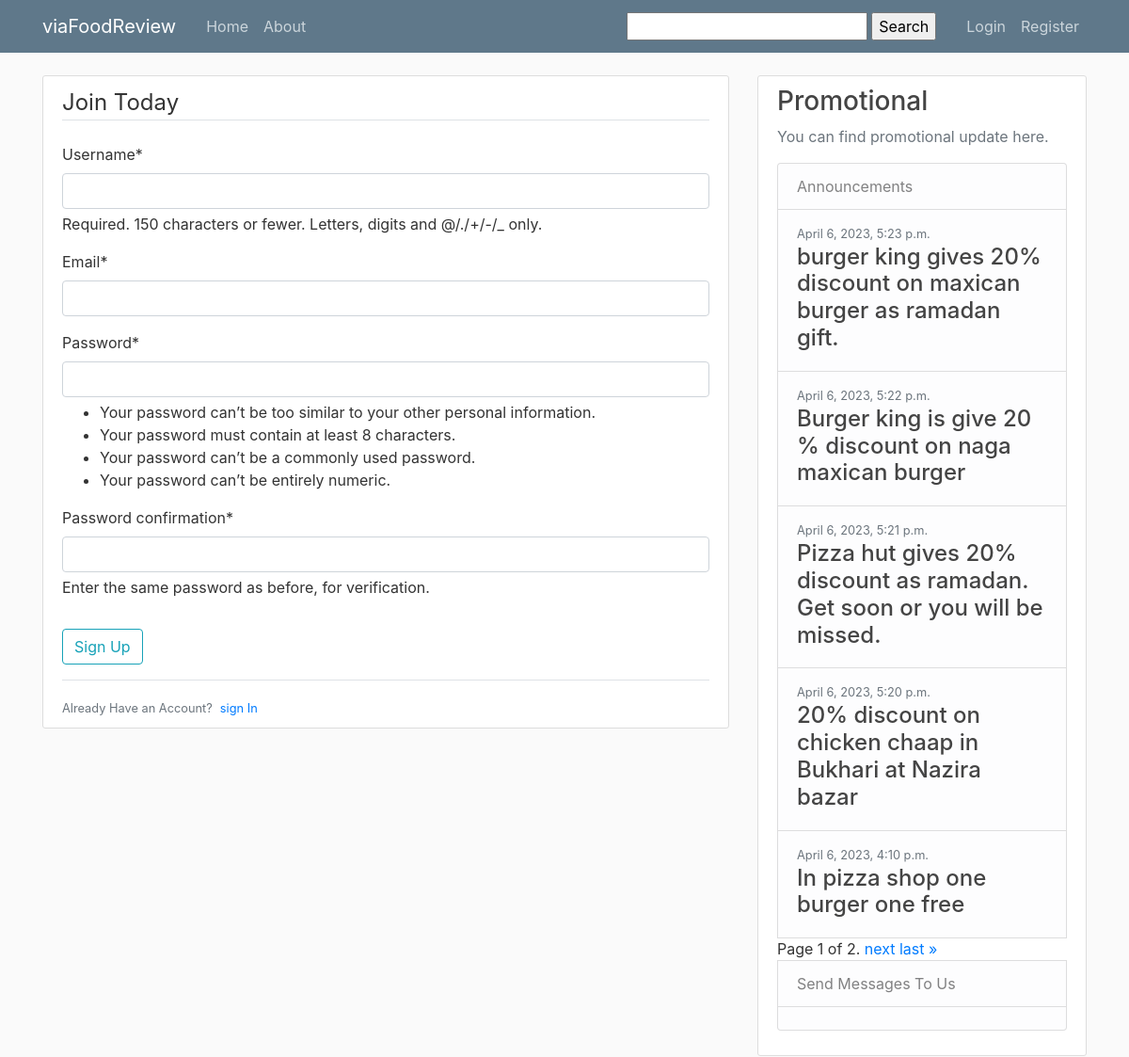
Screenshot of /register/ with the database file from the repository.
### announcement/models.py (models this page shows, shortened)
class Announcement(models.Model):
    post_announce = models.TextField()
    date_posted = models.DateTimeField(default=timezone.now)
    author = models.ForeignKey(User,on_delete=models.CASCADE)
    class Meta:
        ordering = ['-date_posted']

### users/views.py (the view)
# urls.py: path('register/',user_views.register,name='register'),
def register(request):
    if request.method == 'POST':
        form = UserRegisterForm(request.POST)
        if form.is_valid():
            form.save()
            username = form.cleaned_data.get('username')
            messages.success(request, f'Your account has been created with username:  {username} Now you ar ready to login')
            return redirect('login')
    else:
        form = UserRegisterForm()
    return render(request, 'users/register.html',{'form':form})

### users/forms.py
class UserRegisterForm(UserCreationForm):
    email = forms.EmailField()
    class Meta:
        model = User
        fields = ['username', 'email','password1','password2']

### announcement/context_processors.py (called while the page is built)
def message_processor(request):
    announcement = Announcement.objects.all()
    paginator = Paginator(announcement, 5)
    page_number = request.GET.get('page')
    page_obj = paginator.get_page(page_number)
    return {
        'announcement' : page_obj
    }

### usermessage/context_processors.py (called while the page is built)
def message_processor(request):
    if request.method == 'POST':
        message.success(request,f'Your message has sent. We will verify it.Thanks')
    return {
    }

### users/templates/users/register.html (shortened to what this page needs)
{% extends "blog/base.html"%}
{% load crispy_forms_tags %}
{% block content%}
    <div class="content-section">
        <form method="POST">
            <fieldset class="form-group">
                <legend class="border-bottom mb-4">Join Today</legend>
                {{form | crispy}}
            </fieldset>
            <div class="form-group">
                <button class="btn btn-outline-info" type="submit">Sign Up</button>
            </div>
        </form>
        <div class="border-top pt-3">
            <small class="text-muted">
                Already Have an Account?<a class="ml-2" href="{% url 'login'%}">sign In</a>
            </small>
        </div>
    </div>
{% endblock content %}

### blog/templates/blog/base.html (shortened to what this page needs)
{% load static %}
<!DOCTYPE html>
<html lang="en">
<head>
    <link rel="stylesheet" href="https://cdn.jsdelivr.net/npm/bootstrap@4.0.0/dist/css/bootstrap.min.css">
    <link rel="stylesheet" type="text/css" href="{% static 'blog/main.css'%}">
</head>
<body >
    <header class="site-header">
        <nav class="navbar navbar-expand-md navbar-dark bg-steel fixed-top">
          <div class="container">
            <a class="navbar-brand mr-4" href="{% url 'blog-home' %}">viaFoodReview</a>
            <div class="collapse navbar-collapse" id="navbarToggle">
              <div class="navbar-nav mr-auto">
                <a class="nav-item nav-link" href="{% url 'blog-home' %}">Home</a>
                <a class="nav-item nav-link" href="{% url 'blog-about' %}">About</a>
              </div>
              <div>
                <form method='GET' class="mr-4" >
                  <input type='text' name='q' value='{{ request.GET.q }}'>
                  <input class="button" type='submit' value="Search">
                </form>
              </div>
              <div class="navbar-nav">
                {% if user.is_authenticated %}
                    <a class="nav-item nav-link" href="{% url 'post-create' %}">Create</a>
                    <a class="nav-item nav-link" href="{% url 'profile' %}">Profile</a>
                    <a class="nav-item nav-link" href="{% url 'logout' %}">Logout</a>
                {% else %}
                    <a class="nav-item nav-link" href="{% url 'login' %}">Login</a>
                    <a class="nav-item nav-link" href="{% url 'register' %}">Register</a>
                {% endif %}
              </div>
            </div>
          </div>
        </nav>
      </header>
      <main role="main" class="container">
        <div class="row">
          <div class="col-md-8">
            {%block content%} {% endblock content %}
          </div>
          {% if announcement%}
          <div class="col-md-4" style="display: inline-block;">
            <div class="content-section">
              <h3>Promotional</h3>
              <p class='text-muted'>You can find promotional update here.
                <ul class="list-group">
                  <li class="list-group-item list-group-item-light">Announcements</li>
                  {% for message in announcement %}
                  <li class="list-group-item list-group-item-light">
                    <div>
                      <small class="text-muted">{{ message.date_posted }}</small>
                    </div>
                    <h4 class="article-content">{{message.post_announce}}</h4>
                  </li>
                  {% endfor %}
                  <div class="pagination">
                    <span class="step-links">
                        <span class="current">
                            Page {{ announcement.number }} of {{ announcement.paginator.num_pages }}.
                        </span>
                        {% if announcement.has_next %}
                            <a href="?page={{ announcement.next_page_number }}">next</a>
                            <a href="?page={{ announcement.paginator.num_pages }}">last &raquo;</a>
                        {% endif %}
                    </span>
                </div>
                {%endif%}
                  <li class="list-group-item list-group-item-light">Send Messages To Us</li>
                  <li class="list-group-item list-group-item-light">
                  </li>
                </ul>
              </p>
            </div>
          </div>
        </div>
      </main>
</body>
</html>

### blog/static/blog/main.css (style rules this page uses)
body { background: #fafafa; color: #333333; margin-top: 5rem; }
h1, h2, h3, h4, h5, h6 { color: #444444; }
ul { margin: 0; }
.bg-steel { background-color: #5f788a; }
.site-header .navbar-nav .nav-link { color: #cbd5db; }
.content-section { background: #ffffff; padding: 10px 20px; border: 1px solid #dddddd; border-radius: 3px; margin-bottom: 20px; }
.article-content { white-space: pre-line; }
.row { display: flex; }

### rows the page displays
Announcement: date_posted "April 6, 2023, 5:23 p.m.", post_announce "burger king gives 20% discount on maxican burger as ramadan gift."
Announcement: date_posted "April 6, 2023, 5:22 p.m.", post_announce "Burger king is give 20 % discount on naga maxican burger"
Announcement: date_posted "April 6, 2023, 5:21 p.m.", post_announce "Pizza hut gives 20% discount as ramadan. Get soon or you will be missed."
Announcement: date_posted "April 6, 2023, 5:20 p.m.", post_announce "20% discount on chicken chaap in Bukhari at Nazira bazar"
Announcement: date_posted "April 6, 2023, 4:10 p.m.", post_announce "In pizza shop one burger one free"

### other values shown
{{ announcement.number }} "1"
{{ announcement.paginator.num_pages }} "2"
